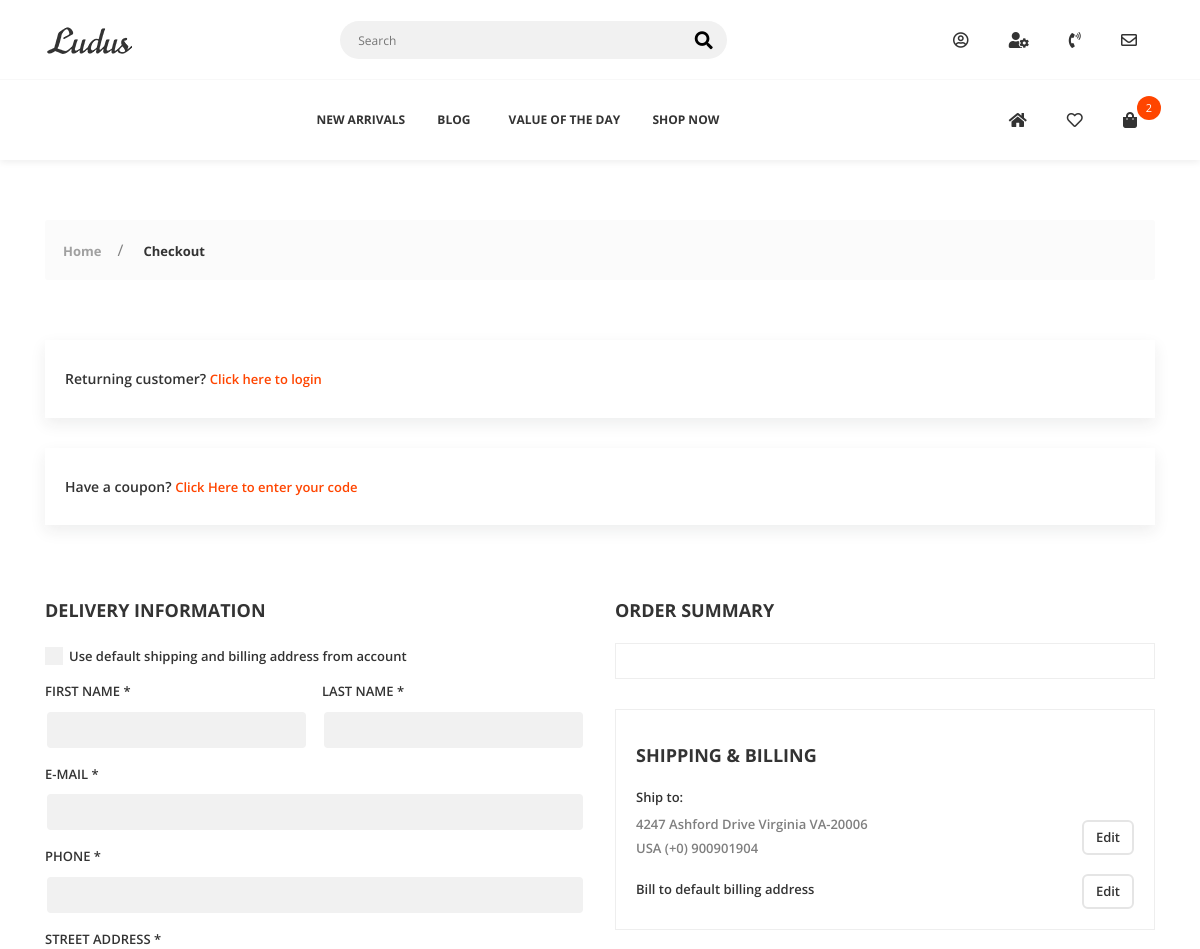
Page /cart/checkout/ (signed in, upper part) on the earlier database version.
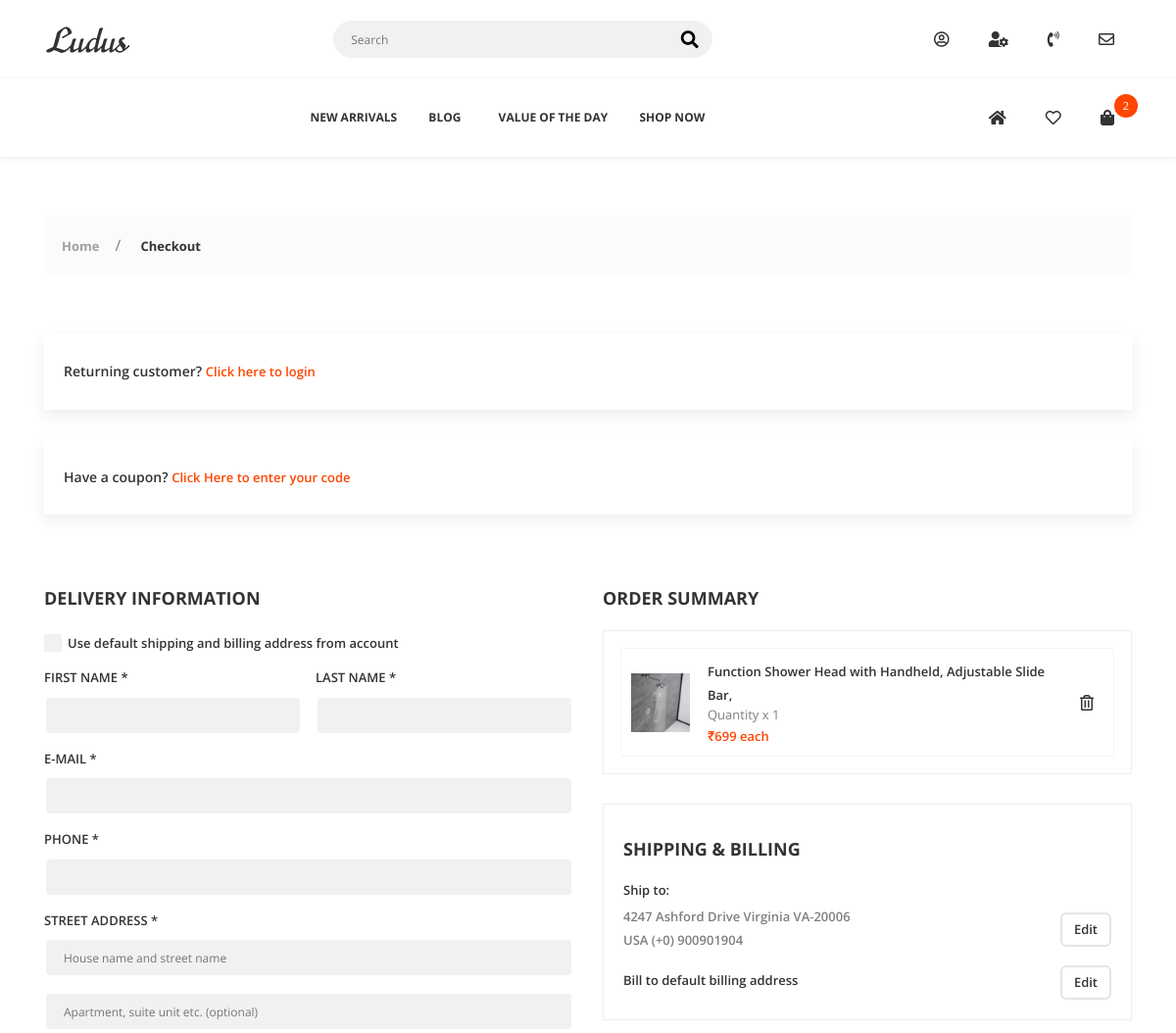
Same page on the later database version.
### cart/models.py (models this page shows, shortened)
class CartItem(models.Model):
    user = models.ForeignKey(Account, on_delete=models.CASCADE, null=True)
    product = models.ForeignKey(Product, on_delete=models.CASCADE)
    variations = models.ManyToManyField(Variation, blank=True)
    cart = models.ForeignKey(Cart, on_delete=models.CASCADE, null=True)
    quantity = models.IntegerField()
    is_active = models.BooleanField(default=True)

### shop_app/models.py (models this page shows, shortened)
class Product(models.Model):
    product_name = models.CharField(max_length=200, unique=True)
    slug = models.SlugField(max_length=200, unique=True)
    description = models.TextField(max_length=500, blank=True)
    price = models.IntegerField()
    images = models.ImageField(upload_to='photos/product')
    stock = models.IntegerField()
    is_available = models.BooleanField(default=True)
    is_featured = models.BooleanField(default=False)
    category = models.ForeignKey(Category, on_delete=models.CASCADE)
    created_date = models.DateTimeField(auto_now_add=True)
    modified_date = models.DateTimeField(auto_now=True)
    def get_url(self):
        return reverse('product_detail', args=[self.category.slug, self.slug])

### cart/views.py (the view)
# urls.py: path('checkout/', views.checkout, name='checkout'),
@login_required(login_url='login')
def checkout(request, total=0, quantity=0, cart_item=None):
    try:
        tax = 0
        grand_total = 0
        if request.user.is_authenticated:
            cart_items = CartItem.objects.filter(
                user=request.user, is_active=True)
        else:
            cart = Cart.objects.get(cart_id=_cart_id(request))
            cart_items = CartItem.objects.filter(cart=cart, is_active=True)
        for cart_item in cart_items:
            total += (cart_item.product.price*cart_item.quantity)
            quantity += cart_item.quantity
        tax = (2*total)/100
        grand_total = total+tax
    except ObjectDoesNotExist:
        pass
    context = {
        'total': total,
        'quantity': quantity,
        'cart_items': cart_items,
        'tax': tax,
        'grand_total': grand_total
    }
    return render(request, 'checkout.html', context)

### cart/context_processors.py (called while the page is built)
def counter(request):
    cart_count = 0
    if 'admin' in request.path:
        return {}
    else:
        try:
            cart = Cart.objects.filter(cart_id=_cart_id(request))
            if request.user.is_authenticated:
                cart_items = CartItem.objects.all().filter(user=request.user)
            else:
                cart_items = CartItem.objects.all().filter(cart=cart[:1])
            for cart_item in cart_items:
                cart_count += cart_item.quantity
        except Cart.DoesNotExist:
            cart_count = 0
    return dict(cart_count=cart_count)

### cart/views.py (called while the page is built)
def _cart_id(request):
    cart = request.session.session_key
    if not cart:
        cart = request.session.create()
    return cart

### wishlist/views.py (called while the page is built)
def _wishlist_id(request):
    wishlist = request.session.session_key
    if not wishlist:
        wishlist = request.session.create()
    return wishlist

### templates/checkout.html (shortened to what the changed rows need)
{% extends 'base.html' %}
{% load static %}
{% block content %}
        <div class="app-content">
            <div class="u-s-p-b-60">
                <div class="section__content">
                    <div class="container">
                        <div class="checkout-f">
                            <div class="row">
                                <div class="col-lg-6">
                                    <h1 class="checkout-f__h1">DELIVERY INFORMATION</h1>
                                    <form class="checkout-f__delivery">
                                        <div class="u-s-m-b-30">
                                            <div class="u-s-m-b-15">
                                                <label class="gl-label" for="billing-street">STREET ADDRESS *</label>
                                                <input class="input-text input-text--primary-style" type="text" id="billing-street" placeholder="House name and street name" data-bill=""></div>
                                            <div class="u-s-m-b-15">
                                                <input class="input-text input-text--primary-style" type="text" id="billing-street-optional" placeholder="Apartment, suite unit etc. (optional)" data-bill=""></div>
                                        </div>
                                    </form>
                                </div>
                                <div class="col-lg-6">
                                    <h1 class="checkout-f__h1">ORDER SUMMARY</h1>
                                    <div class="o-summary">
                                        <div class="o-summary__section u-s-m-b-30">
                                            <div class="o-summary__item-wrap gl-scroll">
                                                {% for cart_item in cart_items %}
                                                <div class="o-card">
                                                    <div class="o-card__flex">
                                                        <div class="o-card__img-wrap">
                                                            <img class="u-img-fluid" src="{{cart_item.product.images.url}}" style="width:600 height:600;" alt=""></div>
                                                        <div class="o-card__info-wrap">
                                                            <span class="o-card__name">
                                                                <a href="{{ cart_item.product.get_url }}">{{cart_item.product.product_name}}</a></span>
                                                            <span class="o-card__quantity">Quantity x {{cart_item.quantity}}</span>
                                                            <span class="o-card__price">₹{{cart_item.product.price}} each </span></div>
                                                    </div>
                                                    <a href="{% url 'remove_cart' cart_item.product.id cart_item.id %}" class="o-card__del far fa-trash-alt"></a>
                                                </div>
                                                {% endfor %}
                                            </div>
                                        </div>
                                        <div class="o-summary__section u-s-m-b-30">
                                            <div class="o-summary__box">
                                                <h1 class="checkout-f__h1">SHIPPING & BILLING</h1>
                                            </div>
                                        </div>
                                    </div>
                                </div>
                            </div>
                        </div>
                    </div>
                </div>
            </div>
        </div>
{% endblock %}

Differences in the rows shown:
added CartItem: product.images (picture), product.product_name "Function Shower Head with Handheld, Adjustable Slide Bar,", quantity "1", product.price "699"
